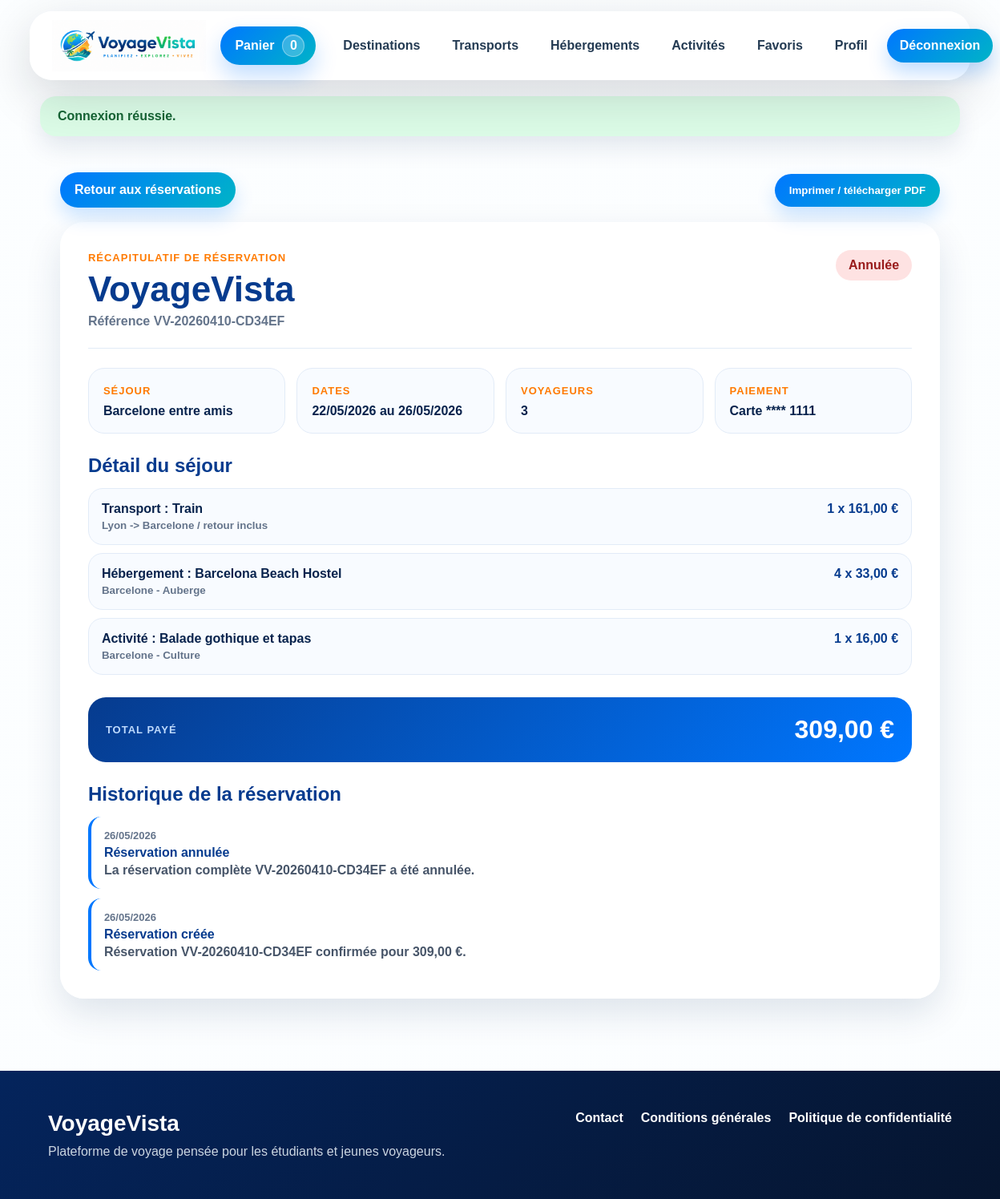
The page /index.php?page=recu_reservation&id=2 (signed in) on the database its author committed.
### tables this page shows
CREATE TABLE reservations (
    id INT AUTO_INCREMENT PRIMARY KEY,
    user_id INT NOT NULL,
    reference VARCHAR(40) NOT NULL UNIQUE,
    stay_label VARCHAR(150) NOT NULL,
    travelers INT NOT NULL DEFAULT 1,
    start_date DATE NULL,
    end_date DATE NULL,
    total_amount DECIMAL(10, 2) NOT NULL DEFAULT 0,
    payment_name VARCHAR(120) NOT NULL,
    payment_card_last4 CHAR(4) NOT NULL DEFAULT '0000',
    status ENUM('confirmée', 'annulée') NOT NULL DEFAULT 'confirmée',
    created_at TIMESTAMP NOT NULL DEFAULT CURRENT_TIMESTAMP,
    updated_at TIMESTAMP NULL DEFAULT CURRENT_TIMESTAMP ON UPDATE CURRENT_TIMESTAMP,
    CONSTRAINT fk_reservations_user
        FOREIGN KEY (user_id) REFERENCES users(id)
        ON DELETE CASCADE
);

CREATE TABLE reservation_items (
    id INT AUTO_INCREMENT PRIMARY KEY,
    reservation_id INT NOT NULL,
    item_type VARCHAR(80) NOT NULL,
    source_type VARCHAR(80) NULL,
    source_id INT NULL,
    title VARCHAR(150) NOT NULL,
    details TEXT NOT NULL,
    unit_price DECIMAL(10, 2) NOT NULL DEFAULT 0,
    quantity INT NOT NULL DEFAULT 1,
    total_price DECIMAL(10, 2) NOT NULL DEFAULT 0,
    created_at TIMESTAMP NOT NULL DEFAULT CURRENT_TIMESTAMP,
    CONSTRAINT fk_reservation_items_reservation
        FOREIGN KEY (reservation_id) REFERENCES reservations(id)
        ON DELETE CASCADE
);

CREATE TABLE reservation_history (
    id INT AUTO_INCREMENT PRIMARY KEY,
    reservation_id INT NOT NULL,
    action_label VARCHAR(150) NOT NULL,
    details TEXT NOT NULL,
    created_at TIMESTAMP NOT NULL DEFAULT CURRENT_TIMESTAMP,
    CONSTRAINT fk_reservation_history_reservation
        FOREIGN KEY (reservation_id) REFERENCES reservations(id)
        ON DELETE CASCADE
);

### config/helpers.php (called while the page is built, shortened)
<?php
function db()
{
    static $pdo = false;
    if ($pdo !== false) {
        return $pdo;
    }
    try {
        $pdo = get_pdo_connection();
    } catch (Throwable $exception) {
        $pdo = null;
        $errorMessage = "Connexion MySQL impossible. Importez 'database/voyagevista.sql' puis vérifiez la configuration dans 'config/database.php'.";
    }
    return $pdo;
}
function db_is_available()
{
    return db() instanceof PDO;
}
function e($value)
{
    return htmlspecialchars((string) $value, ENT_QUOTES, 'UTF-8');
}
function format_price($amount)
{
    return number_format((float) $amount, 2, ',', ' ');
}
function format_date_fr($date)
{
    $timestamp = strtotime($date);
    return date('d/m/Y', $timestamp);
}

### config/repositories.php (called while the page is built, shortened)
<?php
function fetch_all_rows($sql, array $params = [])
{
    $pdo = db();
    $statement = $pdo->prepare($sql);
    $statement->execute($params);
    return $statement->fetchAll();
}
function fetch_one_row($sql, array $params = [])
{
    $pdo = db();
    $statement = $pdo->prepare($sql);
    $statement->execute($params);
    $row = $statement->fetch();
    return $row ?: null;
}
function get_user_reservation($reservationId, $userId)
{
    $reservation = fetch_one_row(
        'SELECT *
         FROM reservations
         WHERE id = ? AND user_id = ?',
        [(int) $reservationId, (int) $userId]
    );
    $reservation['items'] = fetch_all_rows(
        'SELECT *
         FROM reservation_items
         WHERE reservation_id = ?
         ORDER BY id ASC',
        [(int) $reservationId]
    );
    $reservation['travelers_list'] = fetch_all_rows(
        'SELECT *
         FROM reservation_travelers
         WHERE reservation_id = ?
         ORDER BY created_at ASC, id ASC',
        [(int) $reservationId]
    );
    $reservation['history'] = fetch_all_rows(
        'SELECT *
         FROM reservation_history
         WHERE reservation_id = ?
         ORDER BY created_at DESC, id DESC',
        [(int) $reservationId]
    );
    return $reservation;
}

### pages/recu_reservation.php (the view, shortened to what this page needs)
<?php
$reservationId = (int) ($_GET['id'] ?? 0);
$reservation = null;
if (db_is_available() && $reservationId > 0) {
    $reservation = get_user_reservation($reservationId, (int) current_user()['id']);
}
?>
<section class="receipt-page">
    <?php if (!db_is_available()) { ?>
        <div class="app-alert app-alert-warning">
            <?php echo e(db_error_message()); ?>
        </div>
    <?php } else { ?>
        <div class="receipt-actions no-print">
            <a href="index.php?page=profil#mes-reservations">Retour aux réservations</a>
            <button type="button" onclick="window.print()">Imprimer / télécharger PDF</button>
        </div>
        <article class="receipt-card">
            <div class="receipt-header">
                <div>
                    <span>Récapitulatif de réservation</span>
                    <h1>VoyageVista</h1>
                    <p>Référence <?php echo e($reservation['reference']); ?></p>
                </div>
                <strong class="reservation-status <?php echo $reservation['status'] === 'annulée' ? 'cancelled' : 'confirmed'; ?>">
                    <?php echo e($reservation['status']); ?>
                </strong>
            </div>
            <div class="receipt-grid">
                <div>
                    <span>Séjour</span>
                    <strong><?php echo e($reservation['stay_label']); ?></strong>
                </div>
                <div>
                    <span>Dates</span>
                    <strong>
                        <?php echo format_date_fr($reservation['start_date']); ?>
                        au <?php echo format_date_fr($reservation['end_date']); ?>
                    </strong>
                </div>
                <div>
                    <span>Voyageurs</span>
                    <strong><?php echo (int) $reservation['travelers']; ?></strong>
                </div>
                <div>
                    <span>Paiement</span>
                    <strong>Carte **** <?php echo e($reservation['payment_card_last4']); ?></strong>
                </div>
            </div>
            <section class="receipt-section">
                <h2>Détail du séjour</h2>
                <ul class="receipt-list">
                    <?php foreach ($reservation['items'] as $item) { ?>
                        <li>
                            <span>
                                <?php echo e($item['item_type']); ?> :
                                <?php echo e($item['title']); ?>
                                <small><?php echo e($item['details']); ?></small>
                            </span>
                            <strong>
                                <?php echo (int) $item['quantity']; ?> x
                                <?php echo format_price($item['unit_price']); ?> €
                            </strong>
                        </li>
                    <?php } ?>
                </ul>
            </section>
            <div class="receipt-total">
                <span>Total payé</span>
                <strong><?php echo format_price($reservation['total_amount']); ?> €</strong>
            </div>
            <?php if (!empty($reservation['history'])) { ?>
                <section class="receipt-section">
                    <h2>Historique de la réservation</h2>
                    <ul class="receipt-timeline">
                        <?php foreach ($reservation['history'] as $historyItem) { ?>
                            <li>
                                <span><?php echo format_date_fr($historyItem['created_at']); ?></span>
                                <strong><?php echo e($historyItem['action_label']); ?></strong>
                                <p><?php echo e($historyItem['details']); ?></p>
                            </li>
                        <?php } ?>
                    </ul>
                </section>
            <?php } ?>
        </article>
    <?php } ?>
</section>

### rows shown on the page
reservations: reference "VV-20260410-CD34EF", status "Annulée", stay_label "Barcelone entre amis", start_date "22/05/2026", end_date "26/05/2026", travelers "3", payment_card_last4 "1111", total_amount "309,00"
reservation_items: item_type "Transport", title "Train", details "Lyon -> Barcelone / retour inclus", quantity "1", unit_price "161,00"
reservation_items: item_type "Hébergement", title "Barcelona Beach Hostel", details "Barcelone - Auberge", quantity "4", unit_price "33,00"
reservation_items: item_type "Activité", title "Balade gothique et tapas", details "Barcelone - Culture", quantity "1", unit_price "16,00"
reservation_history: created_at "26/05/2026", action_label "Réservation annulée", details "La réservation complète VV-20260410-CD34EF a été annulée."
reservation_history: created_at "26/05/2026", action_label "Réservation créée", details "Réservation VV-20260410-CD34EF confirmée pour 309,00 €."

### other values the page prints
$cartCount "0"
$flash['message'] "Connexion réussie."
